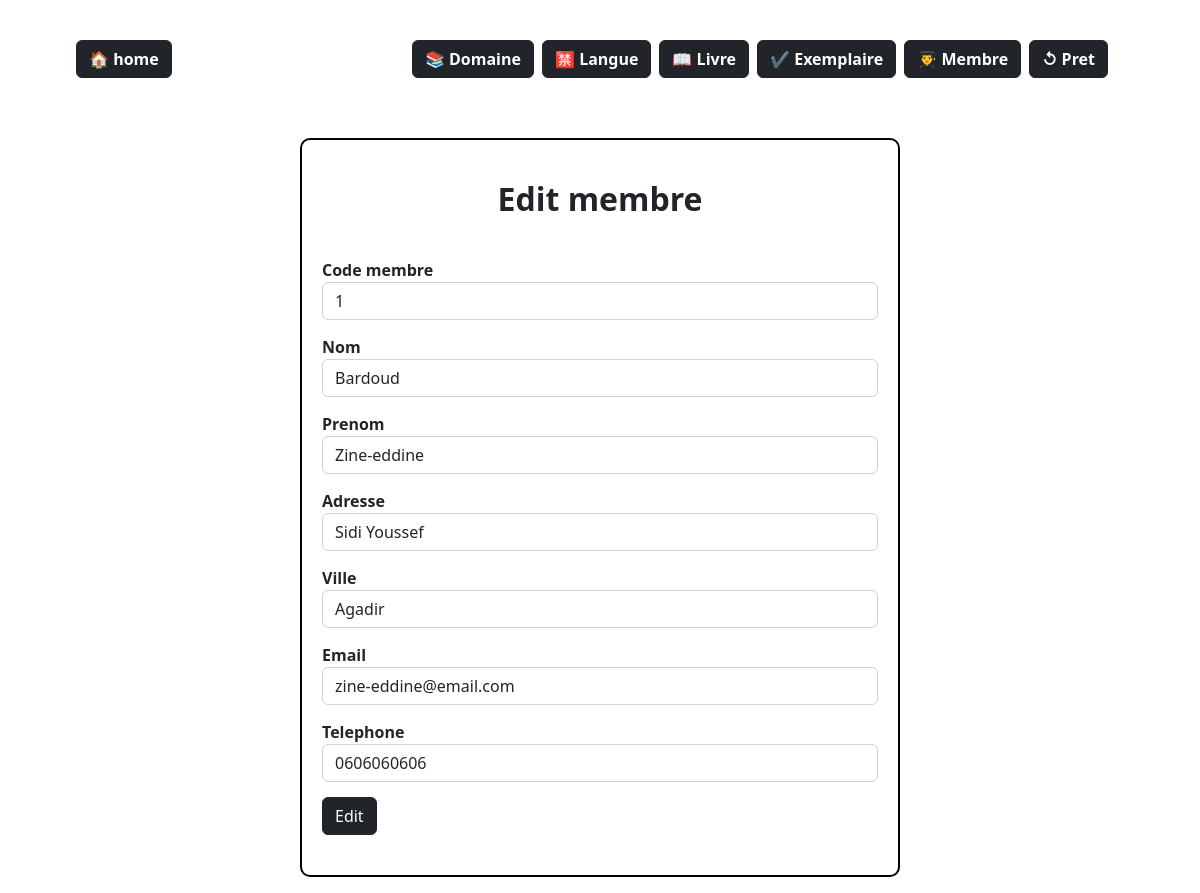
The page /Membre/EditMembre2.php/?Ref=1 on the database its author committed.
### tables this page shows
CREATE TABLE `membre` (
  `code_membre` int(11) NOT NULL,
  `nom` varchar(80) DEFAULT NULL,
  `prenom` varchar(80) DEFAULT NULL,
  `adresse` varchar(80) DEFAULT NULL,
  `ville` varchar(80) DEFAULT NULL,
  `email` varchar(80) DEFAULT NULL,
  `tel` varchar(80) DEFAULT NULL
);

### Membre/EditMembre2.php (the view, shortened to what this page needs)
<?php
require("../inclodes/config.php");
try {
    $conx = new PDO("mysql:host=$host;dbname=$dbname", $Login, $PW);
} catch (PDOException $e) {
    echo $e->getMessage();
}
?>
<html>
<head>
    <link href="https://cdn.jsdelivr.net/npm/bootstrap@5.2.0-beta1/dist/css/bootstrap.min.css" rel="stylesheet">
</head>
<body>
    <?php
    $codeme = $_REQUEST['Ref'];
    $sql = "SELECT * FROM membre WHERE code_membre = " . $codeme;
    $table = $conx->query($sql);
    if ($table->rowCount() == 0) {
    ?>
        <div class="myMsg">
            <p class="alert alert-danger header">le code <b>' <?php echo $codeme ?> '</b> n'existe pas<br /></p>
        </div>;
        <div class="butt">
            <button type="button" class="btn btn-dark"><a href="ListerMembre.php" class="" style="text-decoration: none;color:white">Retour à la liste des membre</a></button>
            <button type="button" class="btn btn-dark"><a href="FormEditMembre.php" class="" style="text-decoration: none;color:white">Retour au formaulaire de saisie</a></button>
        </div>
    <?php
    } else
        while ($row = $table->fetch(PDO::FETCH_ASSOC)) { ?>
        <div class="all">
            <form method="POST" action="../SaveEditMembre.php">
                <div class="header">
                    <h2>Edit membre</h2>
                </div>
                <div class="form-group">
                    <label for="formGroupExampleInput"><b>Code membre</b></label>
                    <input type="text" class="form-control" id="formGroupExampleInput" placeholder="Ex: 1.." name="txt1" value="<?php echo $row['code_membre']; ?>" required>
                </div>
                <div class="form-group">
                    <label for="formGroupExampleInput2"><b>Nom</b></label>
                    <input type="text" class="form-control" id="formGroupExampleInput2" placeholder="Ex: Nom.." name="txt2" value="<?php echo $row['nom']; ?>" required>
                </div>
                <div class="form-group">
                    <label for="formGroupExampleInput2"><b>Prenom</b></label>
                    <input type="text" class="form-control" id="formGroupExampleInput2" placeholder="Ex: Prenom.." name="txt3" value="<?php echo $row['prenom']; ?>" required>
                </div>
                <div class="form-group">
                    <label for="formGroupExampleInput2"><b>Adresse</b></label>
                    <input type="text" class="form-control" id="formGroupExampleInput2" placeholder="Ex: Rue 16.." name="txt4" value="<?php echo $row['adresse']; ?>" required>
                </div>
                <div class="form-group">
                    <label for="formGroupExampleInput2"><b>Ville</b></label>
                    <input type="text" class="form-control" id="formGroupExampleInput2" placeholder="Ex: agadir.." name="txt5" value="<?php echo $row['ville']; ?>" required>
                </div>
                <div class="form-group">
                    <label for="formGroupExampleInput2"><b>Email</b></label>
                    <input type="text" class="form-control" id="formGroupExampleInput2" placeholder="Ex: user@mail.com.." name="txt6" value="<?php echo $row['email']; ?>" required>
                </div>
                <div class="form-group">
                    <label for="formGroupExampleInput2"><b>Telephone</b></label>
                    <input type="text" class="form-control" id="formGroupExampleInput2" placeholder="Ex: 060000000.." name="txt7" value="<?php echo $row['tel']; ?>"required>
                </div>
                <div class="myBtn">
                    <button type="submit" class="btn btn-dark">Edit</button>
                </div>
            <?php } ?>
</body>
</html>

### inclodes/style.css (style rules this page uses)
form { padding: 20px 20px 40px; border: 2px solid black; border-radius: 10px; }
a { text-decoration: none; color: white; }
h2 { margin-bottom: 40px; font-weight: 900; }
.all { width: 50%; margin-top: 40px; margin-left: 25%; }
.myBtn { margin-top: 15px; }
.form-group { margin-bottom: 15px; }
.header { width: 100%; text-align: center; margin-top: 20px; }
nav { display: flex; padding: 0% 6%; justify-content: space-between; align-items: center; }
.logo { text-decoration: none; color: #fff; font-size: 20px; text-align: right; font-weight: bolder; letter-spacing: .3rem; }

### rows shown on the page
membre: txt1 "1", txt2 "Bardoud", txt3 "Zine-eddine", txt4 "Sidi Youssef", txt5 "Agadir", txt6 "zine-eddine@email.com", txt7 "0606060606"
